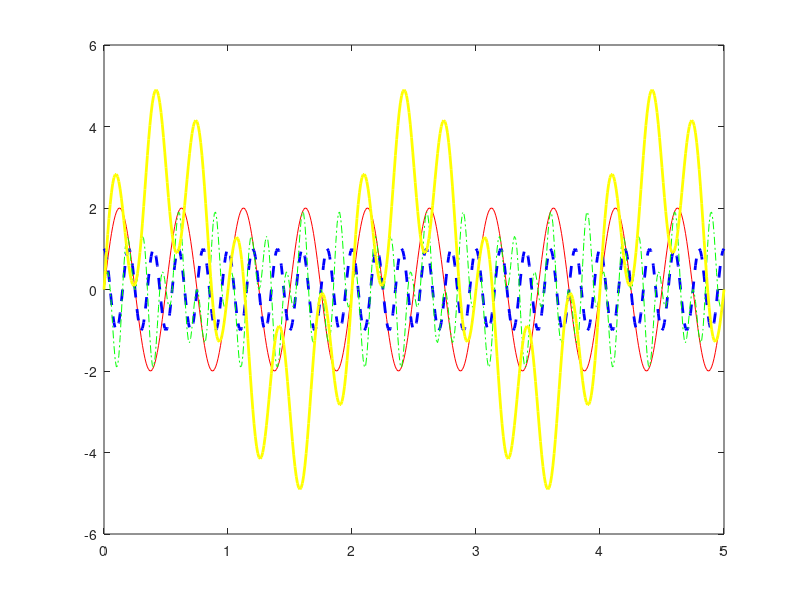

This figure's MATLAB source: (Note: this script raises an error after producing the figure.)
%exercicio 3

t = 0:0.01:5;
x = 2*sin(4*pi*t);
y = cos(10*pi*t);
z= x.*y;
w= 3*sin(pi*t)+2*sin(6*pi*t);

figure(1);
%traço contínuo e fino, de cor vermelha
plot(t,x,'r');
hold on
%traço grosso a tracejado, de cor azul
plot(t,y,'b--','LineWidth',2)
hold on
%traço contínuo e fino, de cor verde, com pontos em cada amostra
plot(t,z,'g-.');
hold on 
%traço contínuo e grosso, de cor amarela
plot(t,w,'y','LineWidth',2);

xlable("Time");
ylabel("Signal");